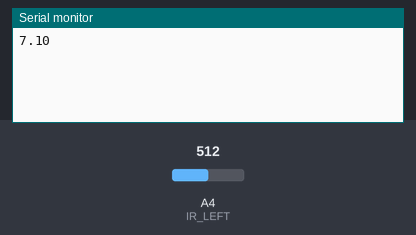
Recording of a sketch running on a simulated Arduino Uno, built with avr-gcc and run on an emulated ATmega328P. Parts: the last lines printed to the serial monitor. The inputs (shaded band) are chosen by the test bench; at power-on: A4 (IR_LEFT) = 512.

Above: at 1.2 s.
1.3 s: A4 (IR_LEFT) set to 716
At 2.5 s:
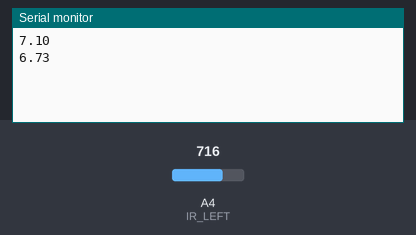
2.8 s: A4 (IR_LEFT) set to 900
At 4.7 s:
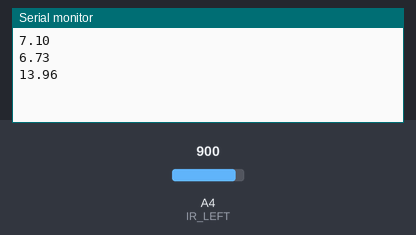
Timing chart, 0 to 6.2 s (numbered marks = the images above; inputs shaded):
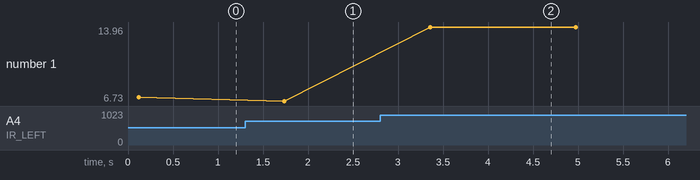

The sketch:

distance_sensors.ino
```cpp
// define motors pins
#define M1R_DIR 5	// RIGHT motor direction | Set pin to LOW to move front ! HIGH to move back
#define M1R_PWM 4	// Set 0 to 255 to set RIGHT motor speed
#define M2L_DIR 6	// LEFT motor direction  | Set pin to LOW to move front ! HIGH to move back
#define M2L_PWM 9	// Set 0 to 255 to set LEFT motor speed

// define range sensors pins (IR sensors)
#define IR_FRONT A2	// IF1
#define IR_RIGHT A3	// IF2
#define IR_LEFT  A4	// IF3

// Encoders Pins
#define ENC_M1R_A 18	// RIGHT encoder channel A - C1
#define ENC_M1R_B 19	// RIGHT encoder channel B - C2
#define ENC_M2L_A 3	// LEFT encoder channel A - C1
#define ENC_M2L_B 2	// LEFT encoder channel B - C2

// SMART LED Pin
#define SMART_LED_P 10
#define NUMPIXELS   2
float sensF(){
    float sum=0.0;
    for(int i=0;i<1000;i++){
      float sens=analogRead(IR_FRONT);
      sum=sum+sens;
    }
    float res=sum/1000.0;
    res=49.7-0.134*res+0.000104*res*res;
    Serial.println(res);
   return res;
}
float sensL(){
   float sum=0.0;
    for(int i=0;i<1000;i++){
      float sens=analogRead(IR_LEFT);
      sum=sum+sens;
    }
    float res=sum/1000.0;
    res=46.9-0.132*res+0.000106*res*res;
    Serial.println(res);
   return res;
}
float sensR(){
  float sum=0.0;
    for(int i=0;i<1000;i++){
      float sens=analogRead(IR_RIGHT);
      sum=sum+sens;
    }
    float res=sum/1000.0;
    res=51.9-0.144*res+0.000114*res*res;
    Serial.println(res);
   return res;
}
void setup() {
  Serial.begin(9600);

}

void loop() {
    sensL();
    delay(1500);
  // put your main code here, to run repeatedly:

}
```

Measured:
- after the input at 1.3 s, the serial monitor: prints a new line after 0.44 s (image 1)
- after the input at 2.8 s, the serial monitor: prints a new line after 0.56 s (image 2)
- plotted number 1: 7.1 → 6.73 after the input at 1.3 s, 6.73 → 13.96 after the input at 2.8 s
